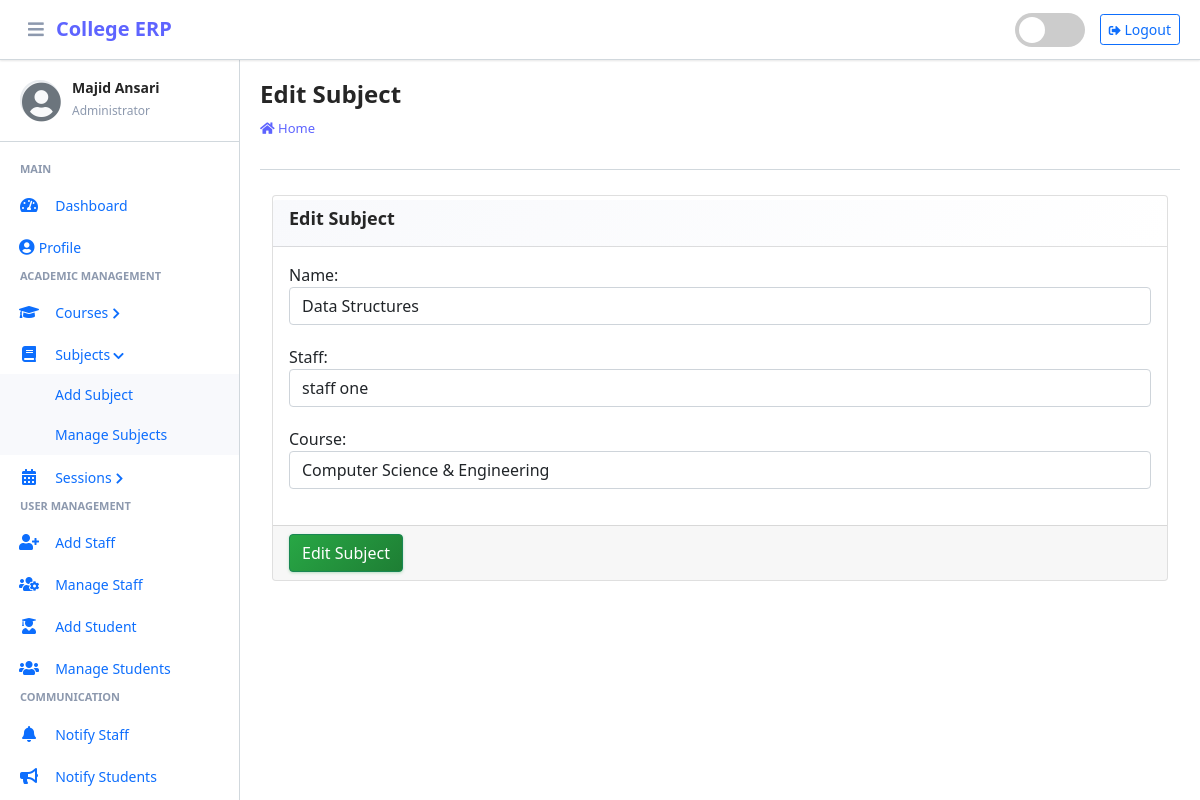
/subject/edit/1 (signed in), run on the app's committed database.
### main_app/models.py (models this page shows, shortened)
class CustomUser(AbstractUser):
    USER_TYPE = ((1, "HOD"), (2, "Staff"), (3, "Student"))
    GENDER = [("M", "Male"), ("F", "Female")]
    username = None  # Removed username, using email instead
    email = models.EmailField(unique=True)
    user_type = models.CharField(default=1, choices=USER_TYPE, max_length=1)
    gender = models.CharField(max_length=1, choices=GENDER)
    profile_pic = models.ImageField()
    address = models.TextField()
    fcm_token = models.TextField(default="")  # For firebase notifications
    created_at = models.DateTimeField(auto_now_add=True)
    updated_at = models.DateTimeField(auto_now=True)
    USERNAME_FIELD = "email"
    REQUIRED_FIELDS = []
    objects = CustomUserManager()

class Subject(models.Model):
    name = models.CharField(max_length=120)
    staff = models.ForeignKey(Staff,on_delete=models.CASCADE,)
    course = models.ForeignKey(Course, on_delete=models.CASCADE)
    updated_at = models.DateTimeField(auto_now=True)
    created_at = models.DateTimeField(auto_now_add=True)

### main_app/hod_views.py (the view, shortened to what this page needs)
def edit_subject(request, subject_id):
    instance = get_object_or_404(Subject, id=subject_id)
    form = SubjectForm(request.POST or None, instance=instance)
    context = {
        'form': form,
        'subject_id': subject_id,
        'page_title': 'Edit Subject'
    }
    return render(request, 'hod_template/edit_subject_template.html', context)

### main_app/forms.py
class SubjectForm(FormSettings):
    def __init__(self, *args, **kwargs):
        super(SubjectForm, self).__init__(*args, **kwargs)
    class Meta:
        model = Subject
        fields = ['name', 'staff', 'course']

### main_app/models.py (called while the page is built)
    def __str__(self):
        return self.name

    def __str__(self):
        return self.admin.first_name + " " +  self.admin.last_name

### main_app/templates/hod_template/edit_subject_template.html
{% extends 'main_app/base.html' %}
{% load static %}
{% block page_title %}{{page_title}}{% endblock page_title %}
{% block content %}
<section class="content">
    <div class="container-fluid">
        <div class="row">
            <div class="col-md-12">
                <div class="card card-dark">
                    <div class="card-header">
                        <h3 class="card-title">{{page_title}}</h3>
                    </div>
                    {% include "main_app/form_template.html" with messages=messages  form=form button_text="Edit Subject"%}
                </div>
            </div>
        </div>
    </div>
</section>
{% endblock content %}

### main_app/templates/main_app/erpnext_sidebar.html (shortened to what this page needs)
{% load static %}
<div class="sidebar-header">
    <div class="sidebar-user">
        <i class="fas fa-user-circle sidebar-default-avatar" id="default-avatar" style="display: none;"></i>
        <div class="sidebar-user-info">
            <h6>{{ user.get_full_name|default:user.username }}</h6>
            <small>
                {% if user.user_type == '1' %}
                    Administrator
                {% elif user.user_type == '2' %}
                    Staff Member
                {% else %}
                    Student
                {% endif %}
            </small>
        </div>
    </div>
</div>
<div class="nav-section">
    {% if user.user_type == '1' %}
        <h6 class="nav-section-title">Main</h6>
        <div class="nav-item">
            {% url 'admin_home' as admin_home %}
            <a href="{{ admin_home }}" class="nav-link {% if admin_home == request.path %}active{% endif %}">
                <i class="nav-icon fas fa-tachometer-alt"></i>
                <span class="nav-text">Dashboard</span>
            </a>
        </div>
        <div class="nav-item">
            {% url 'admin_view_profile' as admin_view_profile %}
            <a href="{{ admin_view_profile }}" class="nav-link {% if admin_view_profile == request.path %}active{% endif %}">
                <i class="fas fa-user-circle"></i>
                <span class="nav-text">Profile</span>
            </a>
        </div>
        <h6 class="nav-section-title">Academic Management</h6>
        <div class="nav-item has-submenu {% if 'course' in request.path %}open{% endif %}">
            <a href="#" class="nav-link">
                <i class="nav-icon fas fa-graduation-cap"></i>
                <span class="nav-text">Courses</span>
                <i class="nav-arrow fas fa-chevron-right"></i>
            </a>
        </div>
        <div class="nav-item has-submenu {% if 'subject' in request.path %}open{% endif %}">
            <a href="#" class="nav-link">
                <i class="nav-icon fas fa-book"></i>
                <span class="nav-text">Subjects</span>
                <i class="nav-arrow fas fa-chevron-right"></i>
            </a>
            <div class="nav-submenu">
                <div class="nav-item">
                    {% url 'add_subject' as add_subject %}
                    <a href="{{ add_subject }}" class="nav-link {% if add_subject == request.path %}active{% endif %}">
                        <span class="nav-text">Add Subject</span>
                    </a>
                </div>
                <div class="nav-item">
                    {% url 'manage_subject' as manage_subject %}
                    <a href="{{ manage_subject }}" class="nav-link {% if manage_subject == request.path or 'edit_subject' in request.path %}active{% endif %}">
                        <span class="nav-text">Manage Subjects</span>
                    </a>
                </div>
            </div>
        </div>
        <div class="nav-item has-submenu {% if 'session' in request.path %}open{% endif %}">
            <a href="#" class="nav-link">
                <i class="nav-icon fas fa-calendar-alt"></i>
                <span class="nav-text">Sessions</span>
                <i class="nav-arrow fas fa-chevron-right"></i>
            </a>
        </div>
        <h6 class="nav-section-title">User Management</h6>
        <div class="nav-item">
            {% url 'add_staff' as add_staff %}
            <a href="{{ add_staff }}" class="nav-link {% if add_staff == request.path %}active{% endif %}">
                <i class="nav-icon fas fa-user-plus"></i>
                <span class="nav-text">Add Staff</span>
            </a>
        </div>
        <div class="nav-item">
            {% url 'manage_staff' as manage_staff %}
            <a href="{{ manage_staff }}" class="nav-link {% if manage_staff == request.path or 'edit_staff' in request.path %}active{% endif %}">
                <i class="nav-icon fas fa-users-cog"></i>
                <span class="nav-text">Manage Staff</span>
            </a>
        </div>
        <div class="nav-item">
            {% url 'add_student' as add_student %}
            <a href="{{ add_student }}" class="nav-link {% if add_student == request.path %}active{% endif %}">
                <i class="nav-icon fas fa-user-graduate"></i>
                <span class="nav-text">Add Student</span>
            </a>
        </div>
        <div class="nav-item">
            {% url 'manage_student' as manage_student %}
            <a href="{{ manage_student }}" class="nav-link {% if manage_student == request.path or 'edit_student' in request.path %}active{% endif %}">
                <i class="nav-icon fas fa-users"></i>
                <span class="nav-text">Manage Students</span>
            </a>
        </div>
        <h6 class="nav-section-title">Communication</h6>
        <div class="nav-item">
            {% url 'admin_notify_staff' as admin_notify_staff %}
            <a href="{{ admin_notify_staff }}" class="nav-link {% if admin_notify_staff == request.path %}active{% endif %}">
                <i class="nav-icon fas fa-bell"></i>
                <span class="nav-text">Notify Staff</span>
            </a>
        </div>
        <div class="nav-item">
            {% url 'admin_notify_student' as admin_notify_student %}
            <a href="{{ admin_notify_student }}" class="nav-link {% if admin_notify_student == request.path %}active{% endif %}">
                <i class="nav-icon fas fa-bullhorn"></i>
                <span class="nav-text">Notify Students</span>
            </a>
        </div>
    {% endif %}
</div>

### main_app/templates/main_app/form_template.html (shortened to what this page needs)
<form role="form" method="POST" enctype="multipart/form-data">
    <div class="card-body">
        {% for field in form  %}
        <div class="form-group">
            {{field.label_tag}}
            {{field}}
        </div>
        {% endfor %}
    </div>
    <div class="card-footer">
        <button type="submit" class="btn btn-success btn-block">
            {% if button_text %}
            {{button_text}}
            {% else %}
            Submit
            {% endif %}
        </button>
    </div>
</form>

### data on the page
CustomUser: get_full_name "Majid Ansari"
Subject: form "Data Structures" "staff one" "Computer Science & Engineering"

### other printed values
{{ page_title }} "Edit Subject"
{{ field.label_tag }} "Name:" "Staff:" "Course:"
{{ button_text }} "Edit Subject"
